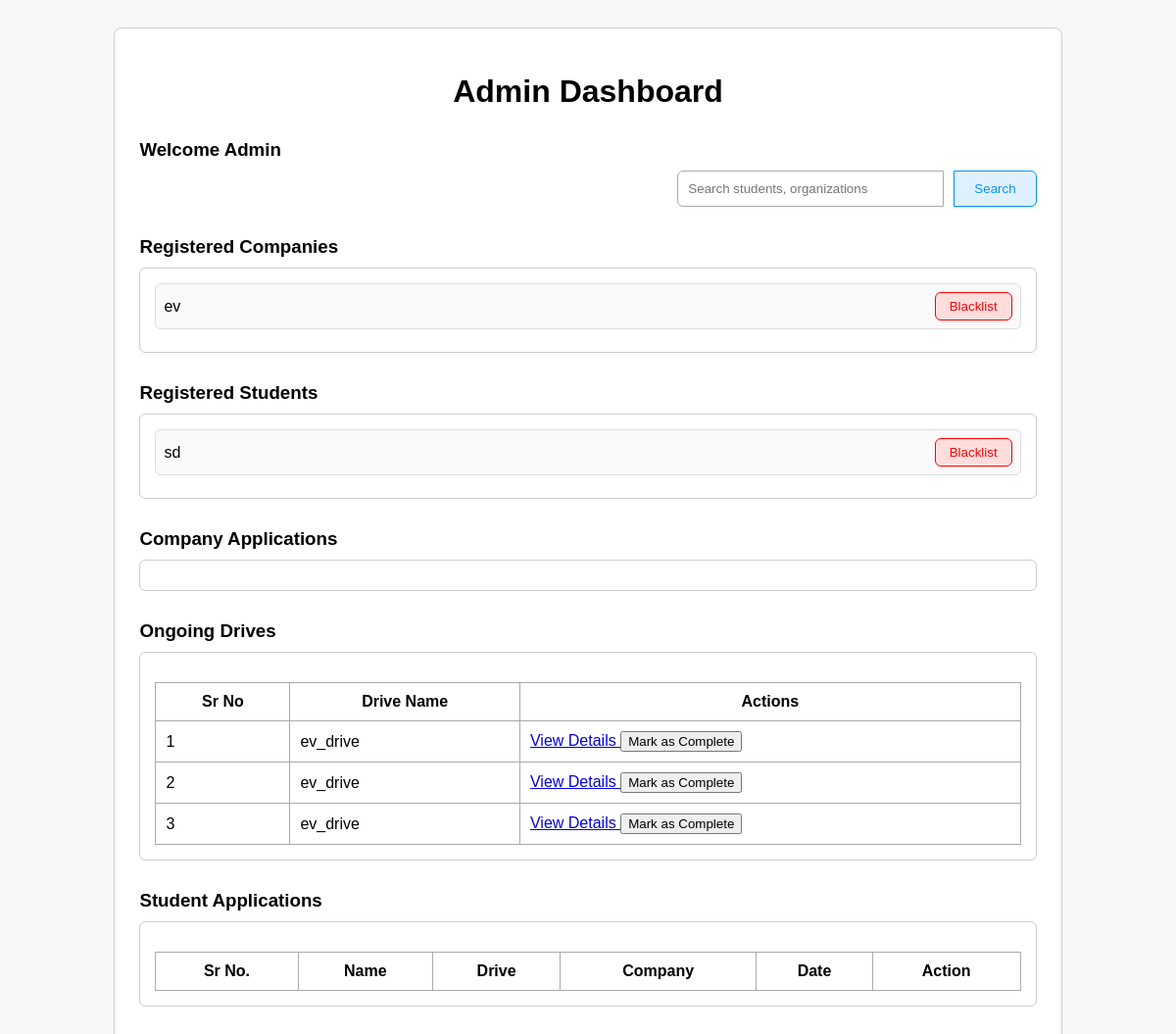
Before: /admin_dashboard with the older database file.
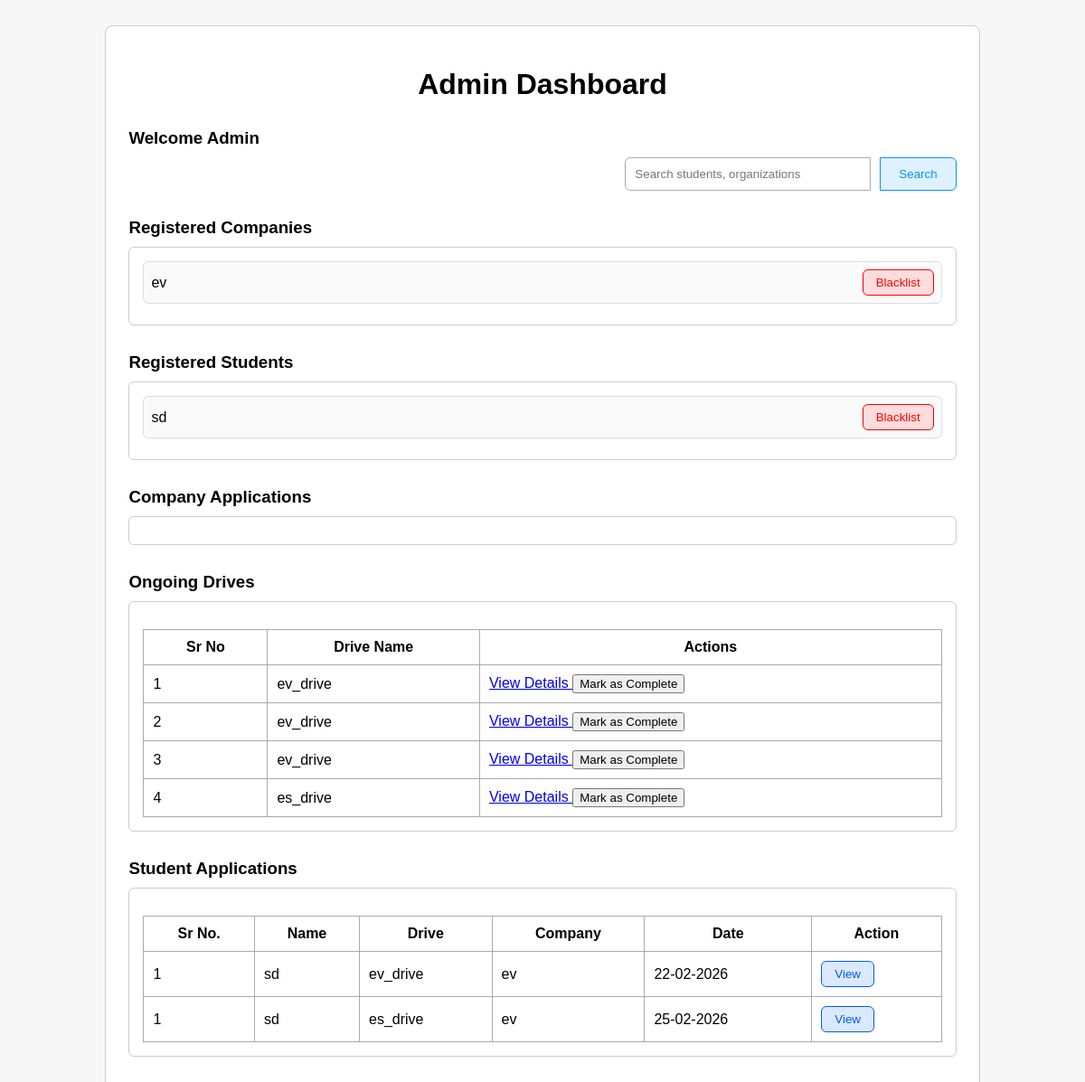
After: the same page with the newer database file.
### models.py (models this page shows, shortened)
class Company(db.Model):
    __tablename__ = "companies"
    company_id = db.Column(db.Integer, primary_key=True)
    company_name = db.Column(db.String(200), nullable=False)
    password = db.Column(db.String(200), nullable=False)
    industry = db.Column(db.String(200))
    location = db.Column(db.String(200))
    hr_email = db.Column(db.String(200), unique=True, nullable=False)
    is_approved = db.Column(db.Boolean, default=False)
    jobs = db.relationship("Job", back_populates="company")

class Student(db.Model):
    __tablename__ = "students"
    student_id = db.Column(db.Integer, primary_key=True)
    full_name = db.Column(db.String(200), nullable=False)
    email = db.Column(db.String(200), unique=True, nullable=False)
    password = db.Column(db.String(200), nullable=False)
    department = db.Column(db.String(100), nullable=False)
    cgpa = db.Column(db.Float, nullable=False)
    skills = db.Column(db.Text)
    resume_link = db.Column(db.String(500))
    applications = db.relationship("Application", back_populates="student")

class Job(db.Model):
    __tablename__ = "jobs"
    job_id = db.Column(db.Integer, primary_key=True)
    job_title = db.Column(db.String(200), nullable=False)
    company_id = db.Column(db.Integer, db.ForeignKey("companies.company_id"), nullable=False)
    job_role = db.Column(db.String(200), nullable=False)
    drive_name = db.Column(db.String(200), nullable=False)
    job_description = db.Column(db.Text)
    salary_package = db.Column(db.Float)
    eligibility_cgpa = db.Column(db.Float)
    status = db.Column(db.String(20), default="pending")
    posted_at = db.Column(db.DateTime, default=datetime.utcnow)
    company = db.relationship("Company", back_populates="jobs")
    applications = db.relationship("Application", back_populates="job")

class Application(db.Model):
    __tablename__ = "applications"
    application_id = db.Column(db.Integer, primary_key=True)
    job_id = db.Column(db.Integer, db.ForeignKey("jobs.job_id"), nullable=False)
    student_id = db.Column(db.Integer, db.ForeignKey("students.student_id"), nullable=False)
    application_date = db.Column(db.DateTime, default=datetime.utcnow)
    status = db.Column(db.String(50), default="Pending")
    job = db.relationship("Job", back_populates="applications")
    student = db.relationship("Student", back_populates="applications")

### app.py (the view)
@app.route("/admin_dashboard")
def admin_dashboard():
    students = Student.query.all()
    companies = Company.query.all()
    pending_companies = Company.query.filter_by(is_approved=False).all()
    jobs = Job.query.all()
    applications = Application.query.all()
    return render_template(
        "admin_dashboard.html",
        students=students,
        companies=companies,
        pending_companies=pending_companies,
        jobs=jobs,
        applications=applications
    )

### templates/admin_dashboard.html (shortened to what this page needs)
<!DOCTYPE html>
<html>
<head>
</head>
<body>
<div class="container">
    <h1 style="text-align:center;">Admin Dashboard</h1>
    <div>
        <h3>Welcome Admin</h3>
        <div class="search-wrapper">
            <form action="{{ url_for('search') }}" method="GET" style="display: flex; gap: 10px;">
                <input type="text" name="query" class="search-box" placeholder="Search students, organizations">
                <button class="search-btn" type="submit">Search</button>
            </form>
        </div>
    </div>
    <h3>Registered Companies</h3>
    <div class="section-box">
        {% for c in companies %}
        <div class="item-row">
            <span>{{ c.company_name }}</span>
            <button class="btn-blacklist">Blacklist</button>
        </div>
        {% endfor %}
    </div>
    <h3>Registered Students</h3>
    <div class="section-box">
        {% for s in students %}
        <div class="item-row">
            <span>{{ s.full_name }}</span>
            <button class="btn-blacklist">Blacklist</button>
        </div>
        {% endfor %}
    </div>
    <h3>Company Applications</h3>
    <div class="section-box">
    </div>
    <h3>Ongoing Drives</h3>
    <div class="section-box">
        <table>
            <tr>
                <th>Sr No</th>
                <th>Drive Name</th>
                <th>Actions</th>
            </tr>
            {% for job in jobs %}
            <tr>
                <td>{{ job.job_id }}</td>
                <td>{{ job.drive_name }}</td>
                <td>
                    <a href="{{ url_for('view_drive', job_id=job.job_id) }}" class="btn btn-info">
                        View Details
                    </a>
                <form action="{{ url_for('mark_drive_complete', job_id=job.job_id) }}" method="POST" style="display:inline;">
                    <button class="btn btn-success">Mark as Complete</button>
                </form>
            </td>
        </tr>
        {% endfor %}
    </table>
    </div>
    <h3>Student Applications</h3>
    <div class="section-box">
        <table>
            <tr>
                <th>Sr No.</th>
                <th>Name</th>
                <th>Drive</th>
                <th>Company</th>
                <th>Date</th>
                <th>Action</th>
            </tr>
            {% for a in applications %}
            <tr>
                <td>{{ a.student.student_id }}</td>
                <td>{{ a.student.full_name }}</td>
                <td>{{ a.job.drive_name }}</td>
                <td>{{ a.job.company.company_name }}</td>
                <td>{{ a.application_date.strftime("%d-%m-%Y") }}</td>
                <td><button class="btn-blue">View</button></td>
            </tr>
            {% endfor %}
        </table>
    </div>
</div>
</body>
</html>

### templates/admin_dashboard.html (style rules this page uses)
body { font-family: Arial; background: #f7f7f7; padding: 20px; }
.container { width: 80%; margin: auto; background: white; padding: 25px; border: 1px solid #ccc; border-radius: 8px; }
h2, h3 { margin-top: 30px; margin-bottom: 10px; }
.section-box { border: 1px solid #ccc; padding: 15px; border-radius: 6px; margin-bottom: 25px; }
.item-row { display: flex; justify-content: space-between; align-items: center; margin-bottom: 8px; padding: 8px; border: 1px solid #ddd; border-radius: 6px; background: #fafafa; }
.btn-blacklist { padding: 6px 14px; background: #ffdddd; border: 1px solid red; color: red; border-radius: 6px; cursor: pointer; }
.btn-blue { padding: 6px 14px; background: #dbe9ff; border: 1px solid #005bea; color: #005bea; border-radius: 6px; cursor: pointer; }
table { width: 100%; border-collapse: collapse; margin-top: 15px; }
th, td { padding: 10px; border: 1px solid #aaa; }
.search-wrapper { display: flex; justify-content: flex-end; margin-bottom: 15px; }
.search-box { padding: 10px; width: 250px; border: 1px solid #aaa; border-radius: 6px 0 0 6px; }
.search-btn { padding: 10px 20px; background: #dff1ff; border: 1px solid #0094ff; color: #0094ff; border-radius: 0 6px 6px 0; cursor: pointer; }

Changed rows visible on the page:
added Job: job_id "4", drive_name "es_drive"
added Application: student.student_id "1", student.full_name "sd", job.drive_name "ev_drive", job.company.company_name "ev", application_date "22-02-2026"
added Application: student.student_id "1", student.full_name "sd", job.drive_name "es_drive", job.company.company_name "ev", application_date "25-02-2026"
